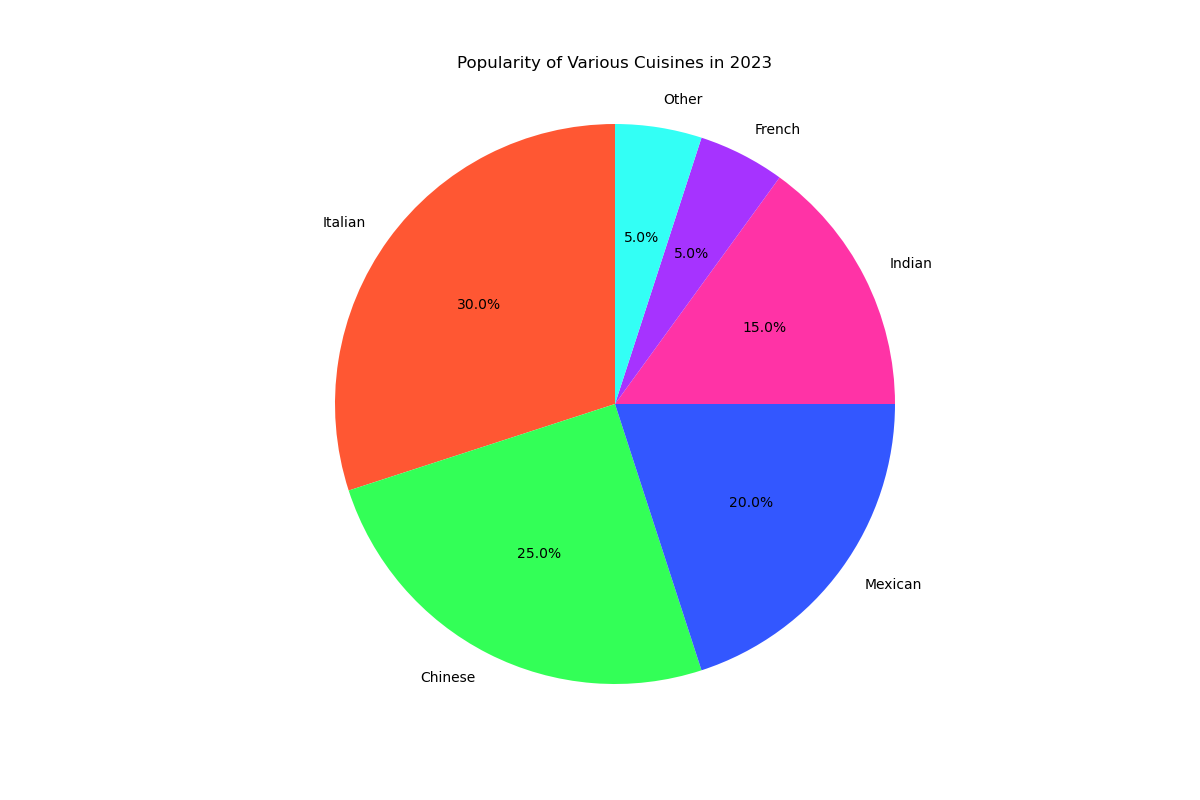

Source code (Python):

import matplotlib.pyplot as plt

cuisines = ['Italian', 'Chinese', 'Mexican', 'Indian', 'French', 'Other']
popularity = [30, 25, 20, 15, 5, 5]
colors = ['#FF5733', '#33FF57', '#3357FF', '#FF33A6', '#A633FF', '#33FFF5']

plt.figure(figsize=(12, 8))
plt.pie(popularity, labels=cuisines, autopct='%1.1f%%', colors=colors, startangle=90)

plt.title('Popularity of Various Cuisines in 2023', pad=20)
plt.axis('equal')

plt.show()
